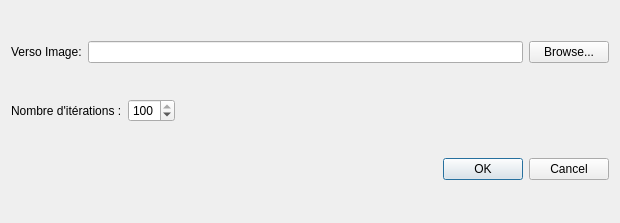
<?xml version="1.0" encoding="UTF-8"?>
<ui version="4.0">
 <class>BleedThroughParametersDialog</class>
 <widget class="QDialog" name="BleedThroughParametersDialog">
  <property name="geometry">
   <rect>
    <x>0</x>
    <y>0</y>
    <width>620</width>
    <height>223</height>
   </rect>
  </property>
  <property name="windowTitle">
   <string>Dialog</string>
  </property>
  <layout class="QVBoxLayout" name="verticalLayout">
   <item>
    <layout class="QHBoxLayout" name="layoutVerso">
     <item>
      <widget class="QLabel" name="label">
       <property name="text">
        <string>Verso Image:</string>
       </property>
      </widget>
     </item>
     <item>
      <widget class="QLineEdit" name="versoImagePathLine"/>
     </item>
     <item>
      <widget class="QPushButton" name="versoImagePathButton">
       <property name="text">
        <string>Browse...</string>
       </property>
      </widget>
     </item>
    </layout>
   </item>
   <item>
    <layout class="QHBoxLayout" name="horizontalLayout_2">
     <item>
      <widget class="QLabel" name="label_2">
       <property name="text">
        <string>Nombre d'itérations :</string>
       </property>
      </widget>
     </item>
     <item>
      <widget class="QSpinBox" name="nbIterSpinBox">
       <property name="minimum">
        <number>1</number>
       </property>
       <property name="maximum">
        <number>100</number>
       </property>
       <property name="singleStep">
        <number>10</number>
       </property>
       <property name="value">
        <number>100</number>
       </property>
      </widget>
     </item>
     <item>
      <spacer name="horizontalSpacer">
       <property name="orientation">
        <enum>Qt::Horizontal</enum>
       </property>
       <property name="sizeHint" stdset="0">
        <size>
         <width>40</width>
         <height>20</height>
        </size>
       </property>
      </spacer>
     </item>
    </layout>
   </item>
   <item>
    <layout class="QHBoxLayout" name="layoutLabels">
    </layout>
   </item>
   <item>
    <widget class="QDialogButtonBox" name="buttonBox">
     <property name="orientation">
      <enum>Qt::Horizontal</enum>
     </property>
     <property name="standardButtons">
      <set>QDialogButtonBox::Cancel|QDialogButtonBox::Ok</set>
     </property>
    </widget>
   </item>
  </layout>
 </widget>
 <resources/>
 <connections>
  <connection>
   <sender>buttonBox</sender>
   <signal>accepted()</signal>
   <receiver>BleedThroughParametersDialog</receiver>
   <slot>accept()</slot>
   <hints>
    <hint type="sourcelabel">
     <x>248</x>
     <y>254</y>
    </hint>
    <hint type="destinationlabel">
     <x>157</x>
     <y>274</y>
    </hint>
   </hints>
  </connection>
  <connection>
   <sender>buttonBox</sender>
   <signal>rejected()</signal>
   <receiver>BleedThroughParametersDialog</receiver>
   <slot>reject()</slot>
   <hints>
    <hint type="sourcelabel">
     <x>316</x>
     <y>260</y>
    </hint>
    <hint type="destinationlabel">
     <x>286</x>
     <y>274</y>
    </hint>
   </hints>
  </connection>
 </connections>
</ui>
